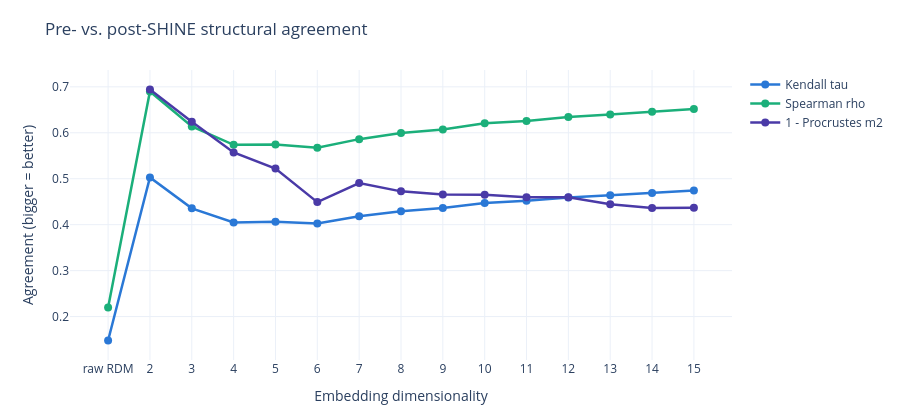

Notebook cell for this chart:
### Code cell
fig_cross_cohort_agreement(agreement, MDS_DIMS).show()

### Figure 1 — Plotly figure (JSON) as saved in the notebook; plotly's stock layout.template omitted (floating-point values rounded to 4 significant figures)
{"data": [{"line": {"color": "#2a78d6", "width": 2.5}, "marker": {"size": 8}, "mode": "lines+markers", "name": "Kendall tau", "x": ["raw RDM", "2", "3", "4", "5", "6", "7", "8", "9", "10", "11", "12", "13", "14", "15"], "y": [0.1479, 0.5028, 0.4356, 0.4047, 0.4066, 0.4027, 0.4185, 0.4294, 0.4361, 0.4473, 0.4519, 0.4592, 0.464, 0.4692, 0.4744], "type": "scatter"}, {"line": {"color": "#1baf7a", "width": 2.5}, "marker": {"size": 8}, "mode": "lines+markers", "name": "Spearman rho", "x": ["raw RDM", "2", "3", "4", "5", "6", "7", "8", "9", "10", "11", "12", "13", "14", "15"], "y": [0.2198, 0.69, 0.6139, 0.5738, 0.5746, 0.5677, 0.5862, 0.5997, 0.607, 0.6205, 0.6257, 0.6341, 0.6399, 0.6458, 0.6517], "type": "scatter"}, {"line": {"color": "#4a3aa7", "width": 2.5}, "marker": {"size": 8}, "mode": "lines+markers", "name": "1 - Procrustes m2", "x": ["raw RDM", "2", "3", "4", "5", "6", "7", "8", "9", "10", "11", "12", "13", "14", "15"], "y": [null, 0.6942, 0.6242, 0.5571, 0.5221, 0.4491, 0.4907, 0.4725, 0.4657, 0.465, 0.4598, 0.4595, 0.4445, 0.4364, 0.4368], "type": "scatter"}], "layout": {"xaxis": {"title": {"text": "Embedding dimensionality"}, "type": "category"}, "yaxis": {"title": {"text": "Agreement (bigger = better)"}}, "margin": {"l": 70, "r": 40, "t": 70, "b": 60}, "title": {"text": "Pre- vs. post-SHINE structural agreement"}, "height": 420, "showlegend": true}}
